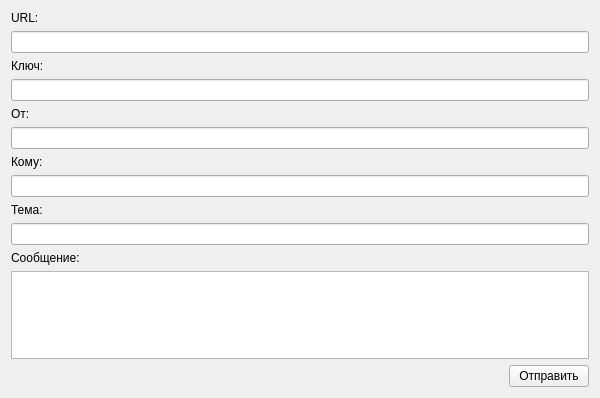
<?xml version="1.0" encoding="UTF-8"?>
<ui version="4.0">
 <class>MainWidget</class>
 <widget class="QWidget" name="MainWidget">
  <property name="geometry">
   <rect>
    <x>0</x>
    <y>0</y>
    <width>600</width>
    <height>398</height>
   </rect>
  </property>
  <property name="windowTitle">
   <string>MainWidget</string>
  </property>
  <layout class="QVBoxLayout" name="verticalLayout_2">
   <item>
    <layout class="QVBoxLayout" name="verticalLayout">
     <item>
      <widget class="QLabel" name="label_6">
       <property name="text">
        <string>URL:</string>
       </property>
      </widget>
     </item>
     <item>
      <widget class="QLineEdit" name="edURL"/>
     </item>
     <item>
      <widget class="QLabel" name="label">
       <property name="text">
        <string>Ключ:</string>
       </property>
      </widget>
     </item>
     <item>
      <widget class="QLineEdit" name="edKey"/>
     </item>
     <item>
      <widget class="QLabel" name="label_2">
       <property name="text">
        <string>От:</string>
       </property>
      </widget>
     </item>
     <item>
      <widget class="QLineEdit" name="edFrom"/>
     </item>
     <item>
      <widget class="QLabel" name="label_3">
       <property name="text">
        <string>Кому:</string>
       </property>
      </widget>
     </item>
     <item>
      <widget class="QLineEdit" name="edTo"/>
     </item>
     <item>
      <widget class="QLabel" name="label_4">
       <property name="text">
        <string>Тема:</string>
       </property>
      </widget>
     </item>
     <item>
      <widget class="QLineEdit" name="edSubject"/>
     </item>
     <item>
      <widget class="QLabel" name="label_5">
       <property name="text">
        <string>Сообщение:</string>
       </property>
      </widget>
     </item>
     <item>
      <widget class="QPlainTextEdit" name="txtMessage"/>
     </item>
    </layout>
   </item>
   <item>
    <layout class="QHBoxLayout" name="horizontalLayout">
     <item>
      <spacer name="horizontalSpacer">
       <property name="orientation">
        <enum>Qt::Horizontal</enum>
       </property>
       <property name="sizeHint" stdset="0">
        <size>
         <width>40</width>
         <height>20</height>
        </size>
       </property>
      </spacer>
     </item>
     <item>
      <widget class="QPushButton" name="bnSend">
       <property name="text">
        <string>Отправить</string>
       </property>
      </widget>
     </item>
    </layout>
   </item>
  </layout>
 </widget>
 <layoutdefault spacing="6" margin="11"/>
 <resources/>
 <connections/>
</ui>
